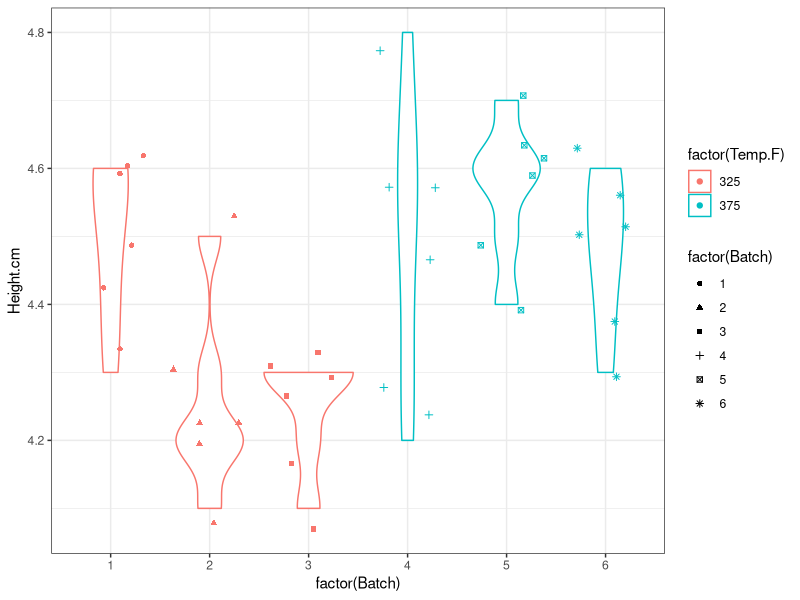
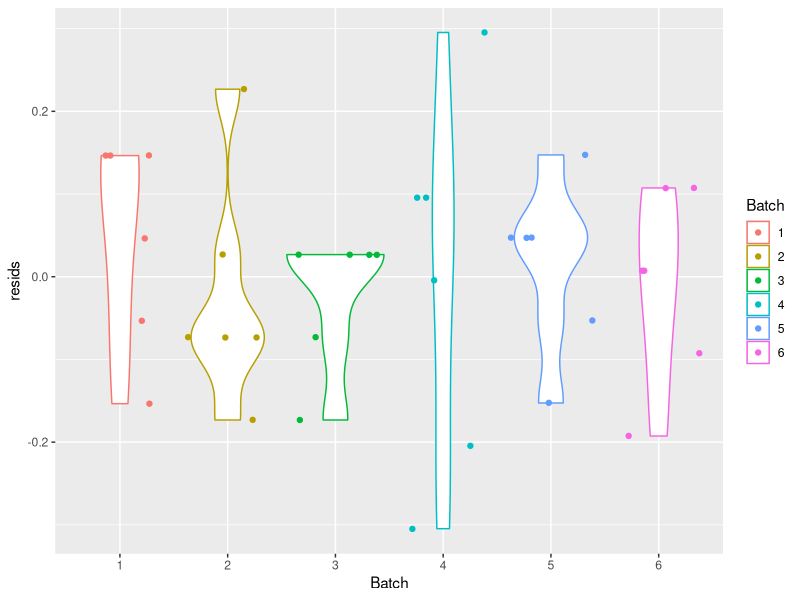
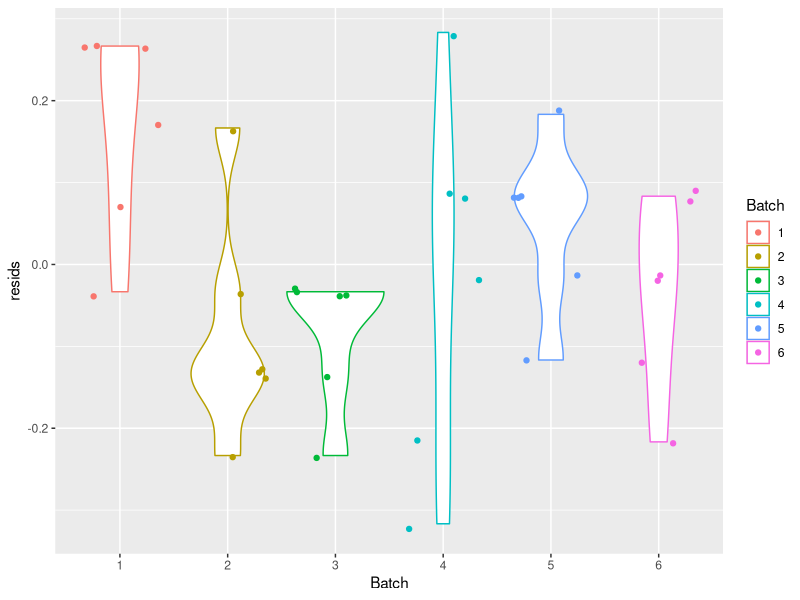

Write R code to recreate these figures, in order.
## ---- chunk 1
library(knitr)
library(tidyverse)
library(arm)
library(lme4)
knitr::opts_chunk$set(echo = TRUE)
options(mc.cores = parallel::detectCores())
## ---- chunk 2
cupcakes_q1 <- read_csv('CupcakeHeights.csv') %>% 
  filter(Temp.F %in% c(325, 375)) %>%
  dplyr::select(Temp.F, Height.cm)
## ---- chunk 3
summary(lm(Height.cm ~ factor(Temp.F), data = cupcakes_q1))
## ---- chunk 4
cupcakes_q2 <- read_csv('CupcakeHeights.csv') %>% 
  filter(Temp.F %in% c(325, 375)) %>%
  mutate(Batch = case_when(Batch.Number == 1 & Temp.F == 325 ~ 1,
                           Batch.Number == 2 & Temp.F == 325 ~ 2,
                           Batch.Number == 3 & Temp.F == 325 ~ 3,
                           Batch.Number == 1 & Temp.F == 375 ~ 4,
                           Batch.Number == 2 & Temp.F == 375 ~ 5,
                           Batch.Number == 3 & Temp.F == 375 ~ 6)) %>%
  dplyr::select(Temp.F, Batch, Height.cm)
## ---- chunk 5
cupcakes_q2 %>% 
  ggplot(aes(x = factor(Batch), y = Height.cm, color = factor(Temp.F), shape = factor(Batch))) + 
  geom_violin() + theme_bw() + geom_jitter()
## ---- chunk 6
cupcakes_q2 %>% group_by(Batch, Temp.F) %>% 
  summarize(Height.cm = mean(Height.cm), .groups = 'drop') %>%
   lm(Height.cm ~  factor(Temp.F), data = .) %>% summary()
## ---- chunk 7
cupcakes_q2 %>% 
  lmer(Height.cm ~  1 + factor(Temp.F)+ (1 |Batch), data = .) %>%
  summary()

cupcakes_q2 %>% lm(Height.cm ~factor(Temp.F) , data = .) %>% summary()

cupcakes_q2 %>% group_by(Batch, Temp.F) %>% 
  summarize(Height.cm = mean(Height.cm), .groups = 'drop') %>%
   lm(Height.cm ~  factor(Temp.F), data = .) %>% summary()
## ---- chunk 8
tibble(resids = cupcakes_q2 %>% 
  lmer(Height.cm ~  1 + factor(Temp.F)+ (1  |Batch), data = .) %>%
  residuals(),
  Batch = factor(cupcakes_q2$Batch)) %>% ggplot(aes(y = resids, x = Batch, color = Batch)) + 
  geom_violin() + geom_jitter() 

tibble(resids = cupcakes_q2 %>% 
  lm(Height.cm ~  factor(Temp.F), data = .) %>%
  residuals(),
  Batch = factor(cupcakes_q2$Batch)) %>% ggplot(aes(y = resids, x = Batch, color = Batch))  + 
  geom_violin() + geom_jitter()
